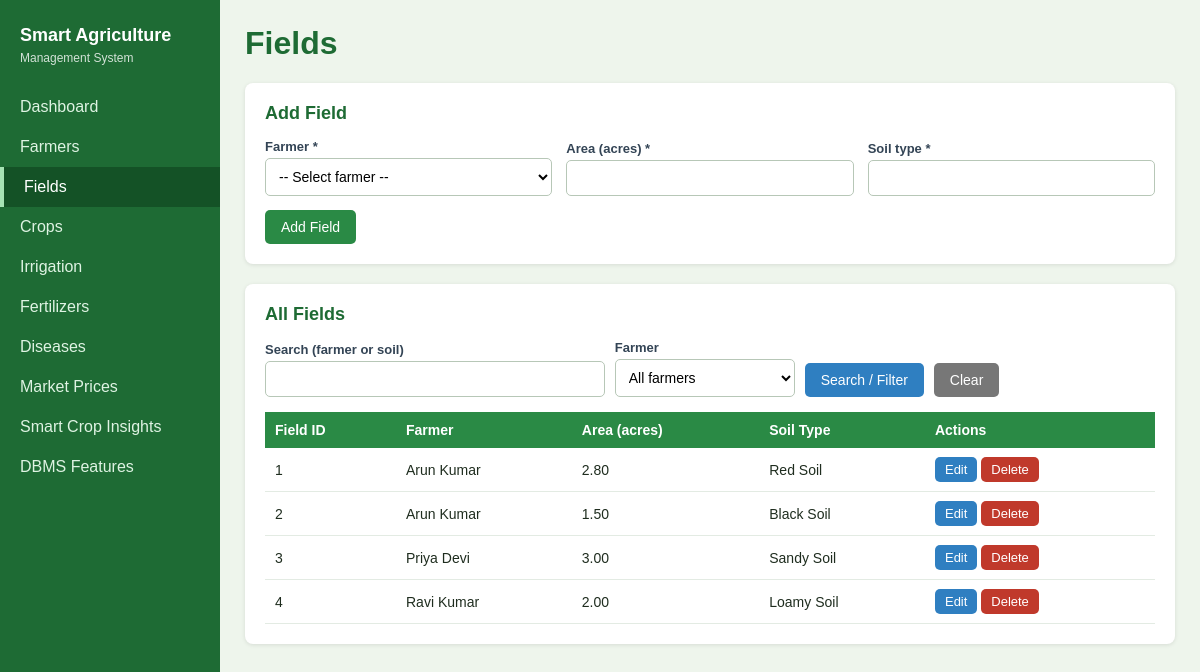
Page /fields.php on the committed database.
### tables this page shows
CREATE TABLE `field` (
  `field_id` int(11) NOT NULL,
  `farmer_id` int(11) NOT NULL,
  `area` decimal(10,2) DEFAULT NULL,
  `soil_type` varchar(50) DEFAULT NULL
);

CREATE TABLE `farmer` (
  `farmer_id` int(11) NOT NULL,
  `name` varchar(100) NOT NULL,
  `phone` varchar(15) DEFAULT NULL,
  `location` varchar(100) DEFAULT NULL
);

### db.php (called while the page is built, shortened)
<?php
try {
    $conn = new mysqli('localhost', 'root', '', 'smart_agriculture');
    $conn->set_charset('utf8mb4');
} catch (Exception $e) {
    die('<h2>Database connection failed</h2><p>' . htmlspecialchars($e->getMessage()) .
        '</p><p>Check: (1) MySQL is started in XAMPP, (2) database name is <b>smart_agriculture</b>, (3) user <b>root</b> has no password.</p>');
}
function h($v) { return htmlspecialchars((string)$v, ENT_QUOTES, 'UTF-8'); }
function db_all($sql, $params = []) {
    global $conn;
    $st = $conn->prepare($sql);
    if ($params) { $st->bind_param(str_repeat('s', count($params)), ...$params); }
    $st->execute();
    $rows = $st->get_result()->fetch_all(MYSQLI_ASSOC);
    return $rows;
}

### fields.php (the view, shortened to what this page needs)
<?php
require 'db.php';
$f = ['field_id' => '', 'farmer_id' => '', 'area' => '', 'soil_type' => ''];
$q = trim($_GET['q'] ?? '');
$fid = (int)($_GET['farmer'] ?? 0);
$sql = "SELECT f.field_id, fr.name, f.area, f.soil_type FROM Field f JOIN Farmer fr ON f.farmer_id = fr.farmer_id WHERE (fr.name LIKE ? OR f.soil_type LIKE ?)";
$params = ['%' . $q . '%', '%' . $q . '%'];
$rows = db_all($sql . " ORDER BY f.field_id", $params);
$farmers = farmer_rows();
require 'header.php';
?>
<h1>Fields</h1>
<div class="card">
  <h2><?= $f['field_id'] ? 'Edit Field' : 'Add Field' ?></h2>
  <form method="post" class="form-grid">
    <label>Farmer *
      <select name="farmer_id" required><option value="">-- Select farmer --</option><?= opts($farmers, $f['farmer_id']) ?></select>
    </label>
    <label>Area (acres) *<input type="number" name="area" step="0.01" min="0.01" required value="<?= h($f['area']) ?>"></label>
    <label>Soil type *<input type="text" name="soil_type" list="soils" maxlength="50" required value="<?= h($f['soil_type']) ?>">
    </label>
    <div class="form-actions">
      <button class="btn btn-green" type="submit"><?= $f['field_id'] ? 'Update Field' : 'Add Field' ?></button>
    </div>
  </form>
</div>
<div class="card">
  <h2>All Fields</h2>
  <form method="get" class="search-bar">
    <div><label>Search (farmer or soil)<input type="text" name="q" value="<?= h($q) ?>"></label></div>
    <div><label>Farmer<select name="farmer"><option value="0">All farmers</option><?= opts($farmers, $fid) ?></select></label></div>
    <button class="btn btn-blue" type="submit">Search / Filter</button>
    <a class="btn btn-gray" href="fields.php">Clear</a>
  </form>
  <div class="table-wrap">
  <table>
    <tr><th>Field ID</th><th>Farmer</th><th>Area (acres)</th><th>Soil Type</th><th>Actions</th></tr>
    <?php foreach ($rows as $r): ?>
    <tr>
      <td><?= h($r['field_id']) ?></td><td><?= h($r['name']) ?></td><td><?= h($r['area']) ?></td><td><?= h($r['soil_type']) ?></td>
      <td>
        <a class="btn btn-blue btn-sm" href="fields.php?edit=<?= (int)$r['field_id'] ?>">Edit</a>
        <form method="post" class="inline" onsubmit="return confirm('Delete this field?');">
          <button class="btn btn-red btn-sm" type="submit">Delete</button>
        </form>
      </td>
    </tr>
    <?php endforeach; ?>
  </table>
  </div>
</div>
<?php require 'footer.php'; ?>

### style.css (style rules this page uses)
* { box-sizing: border-box; }
body { margin: 0; font-family: Arial, Helvetica, sans-serif; background: #eef5ec; color: #1f2d1f; }
h1 { margin-top: 0; color: #1e6b34; }
h2 { margin-top: 0; font-size: 18px; color: #1e6b34; }
.card { background: #fff; border-radius: 8px; padding: 20px; margin-bottom: 20px; box-shadow: 0 1px 4px rgba(0,0,0,.1); }
.table-wrap { overflow-x: auto; }
table { width: 100%; border-collapse: collapse; }
th { background: #2a8a45; color: #fff; text-align: left; padding: 10px; font-size: 14px; }
td { padding: 9px 10px; border-bottom: 1px solid #e3ebe3; font-size: 14px; }
.form-grid { display: grid; grid-template-columns: repeat(auto-fill, minmax(220px, 1fr)); gap: 14px; align-items: end; }
label { display: block; font-size: 13px; font-weight: bold; color: #345; }
input[type=text], input[type=number], input[type=date], select { width: 100%; padding: 9px; margin-top: 4px; border: 1px solid #b7c7b7; border-radius: 5px; font-size: 14px; background: #fff; }
.form-actions { grid-column: 1 / -1; }
.btn { display: inline-block; padding: 9px 16px; border: 0; border-radius: 5px; color: #fff; font-size: 14px; cursor: pointer; text-decoration: none; }
.btn-sm { padding: 5px 10px; font-size: 13px; }
.btn-green { background: #2a8a45; }
.btn-blue { background: #2f7fc1; }
.btn-red { background: #c0392b; }
.btn-gray { background: #777; }
form.inline { display: inline; }
.search-bar { display: flex; flex-wrap: wrap; gap: 10px; margin-bottom: 15px; align-items: flex-end; }
.search-bar > div { min-width: 180px; }

### rows in the picture
field: field_id "1", farmer.name "Arun Kumar", area "2.80", soil_type "Red Soil"
field: field_id "2", farmer.name "Arun Kumar", area "1.50", soil_type "Black Soil"
field: field_id "3", farmer.name "Priya Devi", area "3.00", soil_type "Sandy Soil"
field: field_id "4", farmer.name "Ravi Kumar", area "2.00", soil_type "Loamy Soil"

### other values in the picture
$label "Dashboard"
$label "Farmers"
$label "Fields"
$label "Crops"
$label "Irrigation"
$label "Fertilizers"
$label "Diseases"
$label "Market Prices"
$label "Smart Crop Insights"
$label "DBMS Features"
